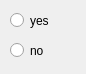
<?xml version="1.0" encoding="UTF-8"?>
<ui version="4.0">
 <class>Dialog</class>
 <widget class="QDialog" name="Dialog">
  <property name="enabled">
   <bool>true</bool>
  </property>
  <property name="geometry">
   <rect>
    <x>0</x>
    <y>0</y>
    <width>86</width>
    <height>74</height>
   </rect>
  </property>
  <property name="sizePolicy">
   <sizepolicy hsizetype="Fixed" vsizetype="Fixed">
    <horstretch>0</horstretch>
    <verstretch>0</verstretch>
   </sizepolicy>
  </property>
  <property name="windowTitle">
   <string>?</string>
  </property>
  <widget class="QRadioButton" name="rByes">
   <property name="geometry">
    <rect>
     <x>10</x>
     <y>10</y>
     <width>101</width>
     <height>21</height>
    </rect>
   </property>
   <property name="text">
    <string>yes</string>
   </property>
  </widget>
  <widget class="QRadioButton" name="rBno">
   <property name="geometry">
    <rect>
     <x>10</x>
     <y>40</y>
     <width>101</width>
     <height>21</height>
    </rect>
   </property>
   <property name="text">
    <string>no</string>
   </property>
  </widget>
 </widget>
 <resources/>
 <connections/>
</ui>
